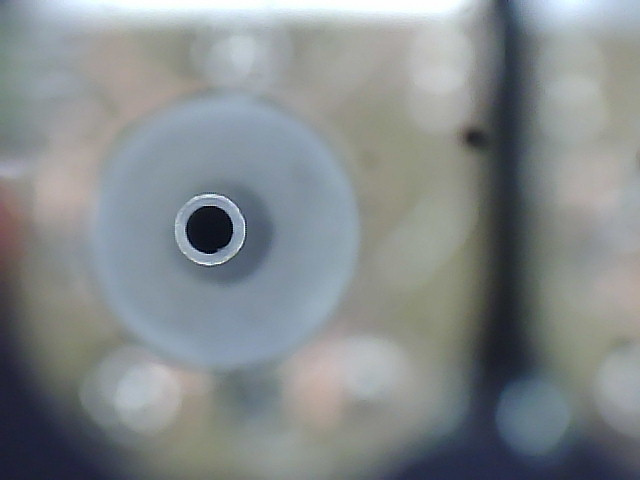
#> input picture lab6/task13.jpg, 640 x 480 px
$ python test3.py
#> lines starting #> are read from the running program, lines starting #| are printed output that depends on the picture
# -*- coding: utf-8 -*-
"""
霍夫圆变换：
1.cv2.HoughCircles()
"""

import cv2 as cv
import numpy as np

img = cv.imread('task13.jpg', 0)
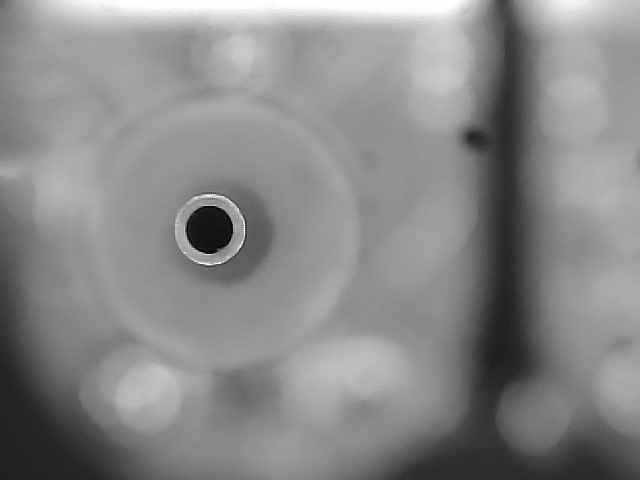
#> img: shape (480, 640); min 0, max 255, mean 136.5
img = cv.medianBlur(img, 5)  # 中值滤波
cimg = cv.cvtColor(img, cv.COLOR_GRAY2BGR)  # 转化为灰度图像

circles = cv.HoughCircles(img, cv.HOUGH_GRADIENT, 1, 20, param1=50, param2=30, minRadius=20, maxRadius=30)
#> circles = [[208.5, 229.5, 23.5]]

circles = np.uint16(np.around(circles))
#> circles = [[208, 230, 24]]

print('circles', circles)
#| circles [[[208 230  24]]]
for i in circles[0]:
    # 绘制外接圆
    cv.circle(cimg, (i[0], i[1]), i[2], (0, 255, 0), 2)
    # 绘制中心的圆
    cv.circle(cimg, (i[0], i[1]), 2, (0, 0, 255), 3)
#> this loop made 1 pass
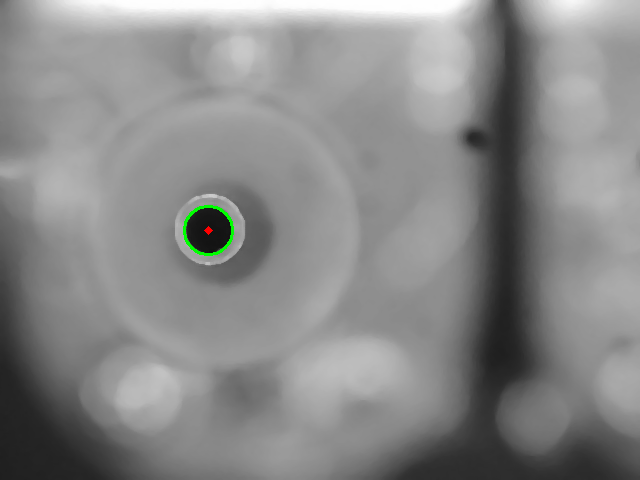
#> cimg: shape (480, 640, 3); mean B, G, R 136.4, 136.8, 136.4

cv.imwrite('houghcircle3.png', cimg)
cv.imshow('res', cimg)
cv.waitKey(0) & 0xFF
cv.destroyAllWindows()

$ run again, with lab6/task11.jpg copied over lab6/task13.jpg
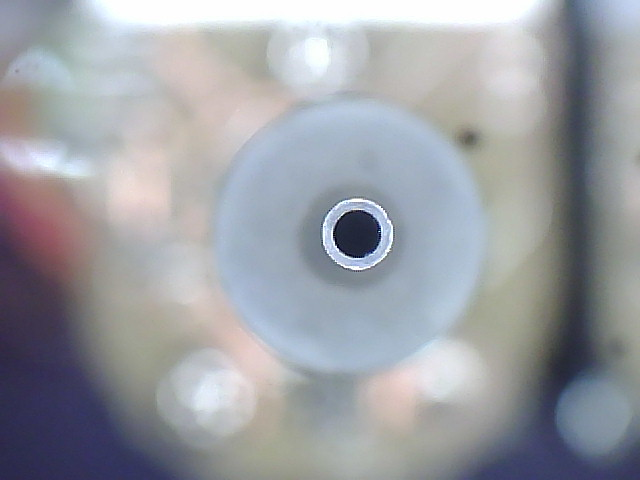
#> input picture lab6/task11.jpg, 640 x 480 px
#> `img = cv.imread('task13.jpg', 0)`:
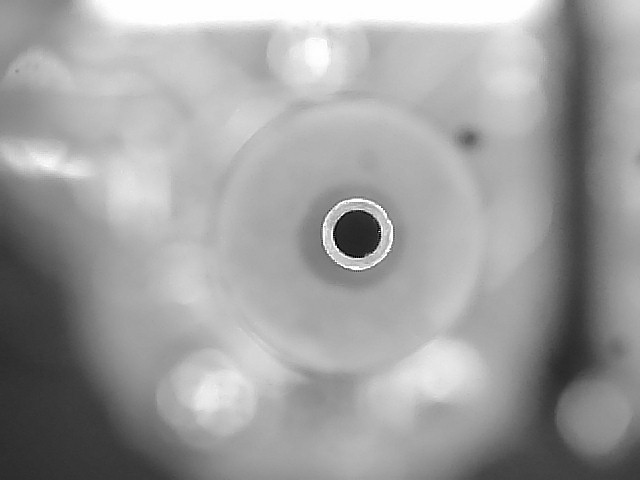
#> img: shape (480, 640); min 0, max 255, mean 158.4
#> `circles = cv.HoughCircles(img, cv.HOUGH_GRADIENT, 1, 20, param1=50, pa..`: circles = [[356.5, 232.5, 23.9]]
#> `circles = np.uint16(np.around(circles))`: circles = [[356, 232, 24]]
#| circles [[[356 232  24]]]
#> the loop `for i in circles[0]:` made 1 pass
#> after the loop `for i in circles[0]:`:
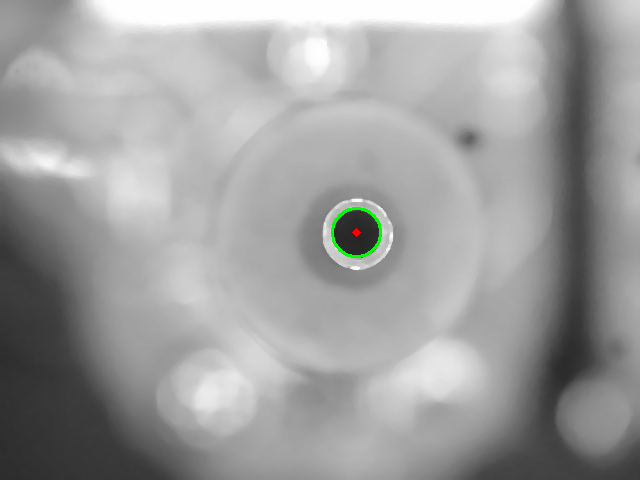
#> cimg: shape (480, 640, 3); mean B, G, R 158.2, 158.6, 158.3

$ run again, with lab6/task12.jpg copied over lab6/task13.jpg
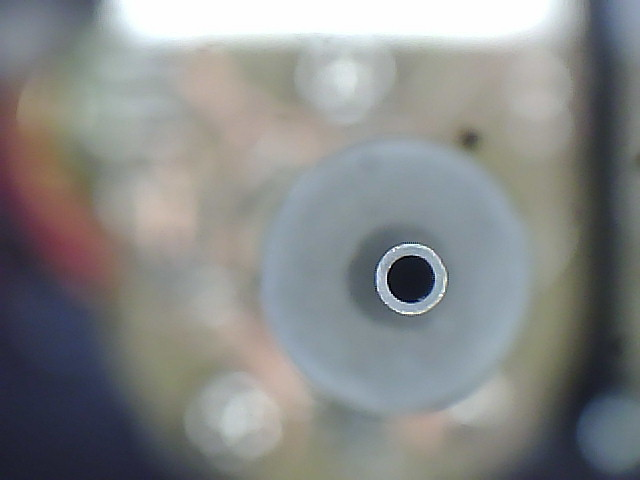
#> input picture lab6/task12.jpg, 640 x 480 px
#> `img = cv.imread('task13.jpg', 0)`:
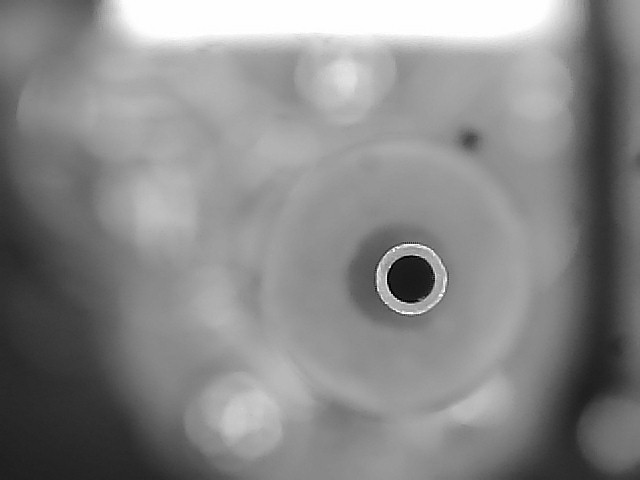
#> img: shape (480, 640); min 0, max 255, mean 135.8
#> `circles = cv.HoughCircles(img, cv.HOUGH_GRADIENT, 1, 20, param1=50, pa..`: circles = [[410.5, 279.5, 23.9]]
#> `circles = np.uint16(np.around(circles))`: circles = [[410, 280, 24]]
#| circles [[[410 280  24]]]
#> the loop `for i in circles[0]:` made 1 pass
#> after the loop `for i in circles[0]:`:
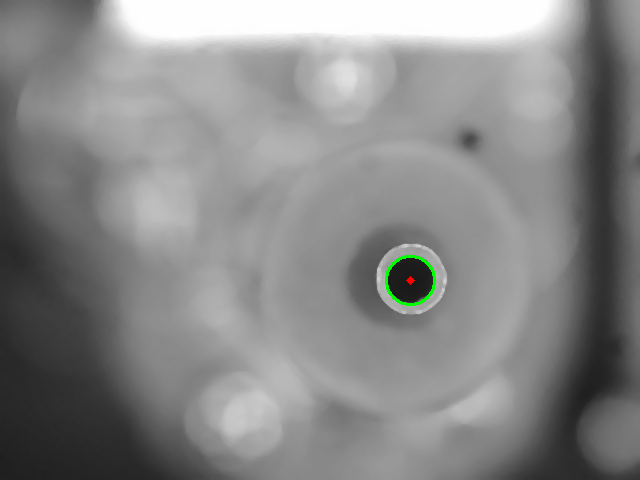
#> cimg: shape (480, 640, 3); mean B, G, R 135.7, 136, 135.7
